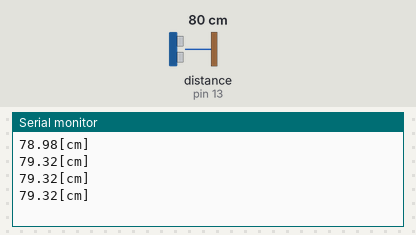
Bench run of a sketch on a simulated Arduino Uno, built with avr-gcc and run on an emulated ATmega328P. On the bench: the last lines printed to the serial monitor. Wiring (inferred from the names in the program): ultrasonic range finder: trigger pin 12; echo pin 13. Inputs (shaded band) come from the test bench; at power-on: distance to the obstacle (sensor on pin 13) 80 cm. The echo pulse lasts 58.3 µs per cm.

Above: at 1.2 s.
1.3 s: distance to the obstacle (sensor on pin 13) set to 2 cm
At 1.73 s:
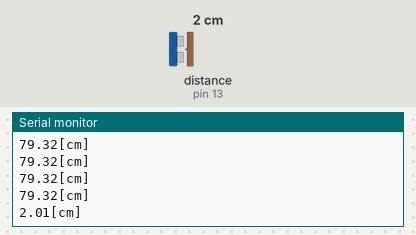
2.8 s: distance to the obstacle (sensor on pin 13) set to 4 cm
At 2.94 s:
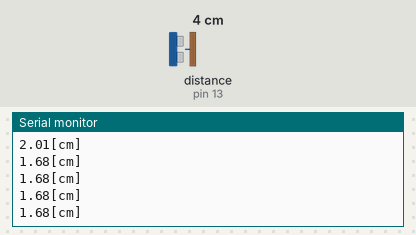
Timing chart, 0 to 5.8 s (numbered marks = the images above; inputs shaded):
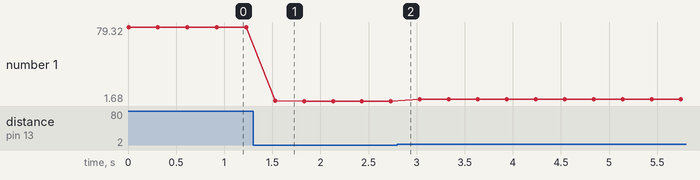

Measured:
- after the input at 1.3 s, the serial monitor: prints a new line after 0.23 s (image 1)
- plotted number 1: 79.32 → 1.68 after the input at 1.3 s, 1.68 → 3.66 after the input at 2.8 s

The sketch:

chouonpa_reidai.ino
```cpp
#define ECHO 13
#define TRIG 12

void setup() {
  pinMode(ECHO,INPUT);
  pinMode(TRIG,OUTPUT);
  Serial.begin(9600);
}

void loop() {

  double t; //ｔはμ秒単位
  double distance;

  /*超音波の発生*/
  digitalWrite(TRIG,HIGH);
  delayMicroseconds(10);
  digitalWrite(TRIG,LOW);

  /*返ってくるまでの時間測定*/
  t = pulseIn(ECHO,HIGH); //ECHOピンのパルスがHIGHになった時間を変数tに格納
  if(t >= 0){
    distance = (340.0/1000000) * t * 0.5 * 100;//m→cmなので100倍する
    Serial.print(distance);
    Serial.println("[cm]");
    delay(300);
  }
}
```
